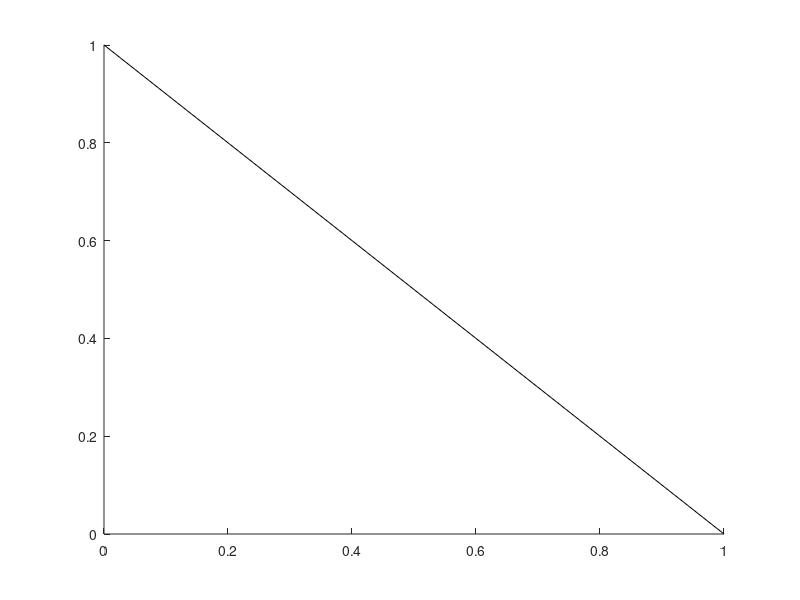

Write the MATLAB code that produced this figure.
%script to draw the line of unity on a scatter plot.  If not a scatter,
%just a diagonal line from minx/miny to maxx/maxy

function [] = negdline(col)
q = '''';

if nargin < 1; col = 'k'; end

y = get(gca,'ylim');
x = get(gca,'xlim');

%make sure axes are equal before drawing line so we ensure that line is
%actually one of unity.
mins = min([x(1) y(1)]);
maxs = max([x(2) y(2)]);

hold on
eval(['line([mins maxs],[maxs mins],' q 'color' q ',' q col q ')'])
